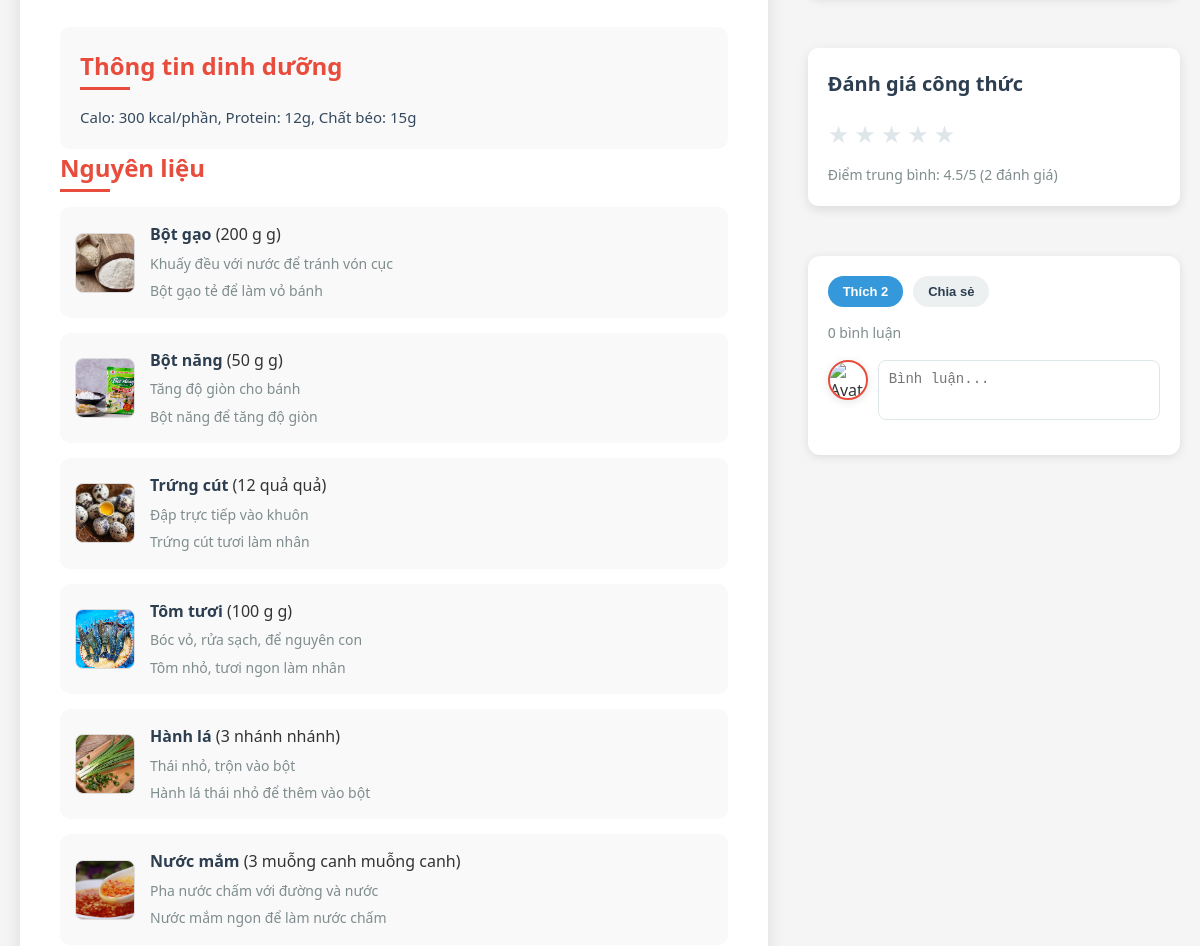
The page /CongThucV2.php?id=85 (middle part) on the database as committed earlier.
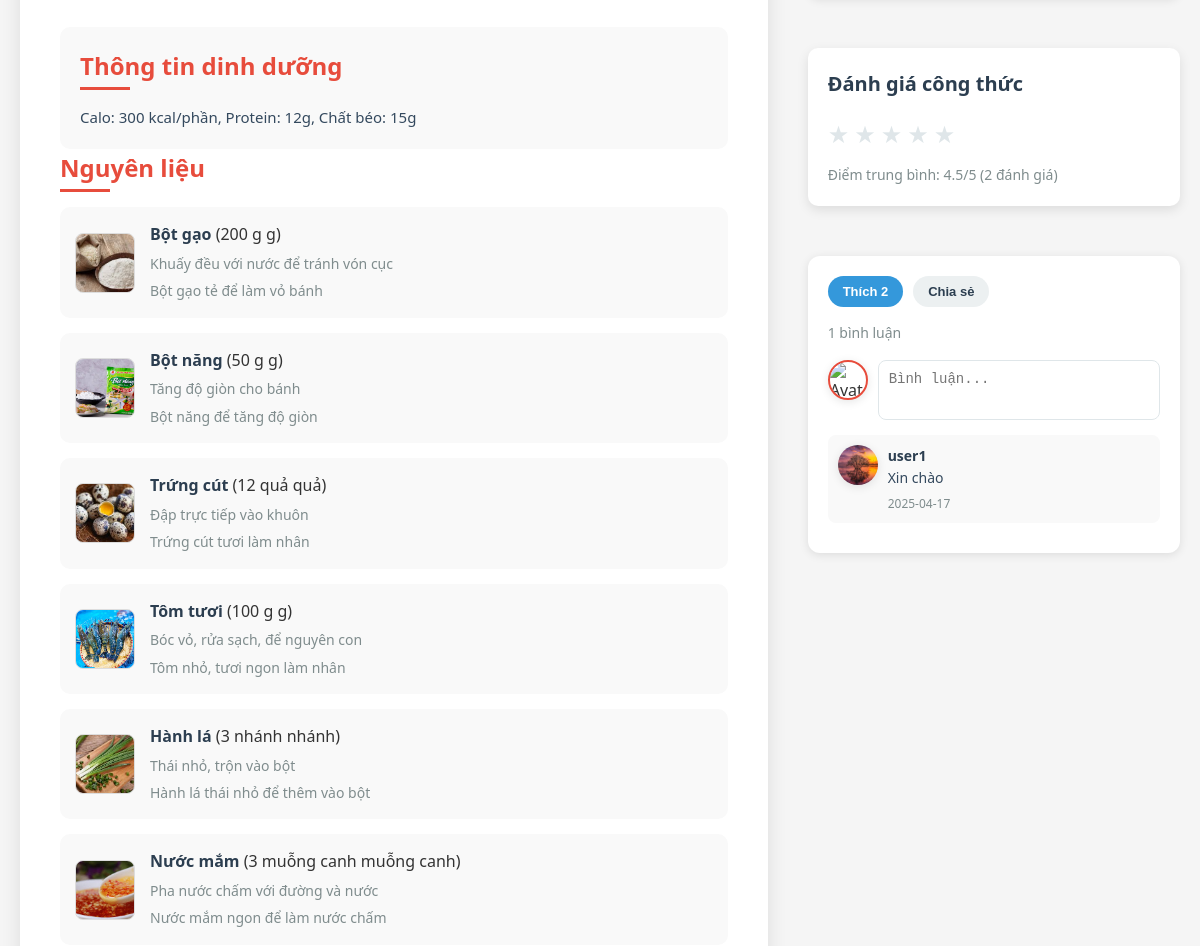
The same page on the database as committed later.
### tables this page shows
CREATE TABLE `congthuc_nguyenlieu` (
  `id` int(11) NOT NULL,
  `baiviet_id` int(11) NOT NULL,
  `nguyenlieu_id` int(11) NOT NULL,
  `so_luong` varchar(50) DEFAULT NULL,
  `ghi_chu` text DEFAULT NULL
);

CREATE TABLE `nguyenlieu` (
  `id` int(11) NOT NULL,
  `ten` varchar(100) NOT NULL,
  `mota` text DEFAULT NULL,
  `anh_minh_hoa` varchar(255) DEFAULT NULL,
  `don_vi` varchar(50) DEFAULT NULL COMMENT 'Đơn vị đo lường (kg, gram, muỗng canh,...)'
);

CREATE TABLE `binhluan` (
  `id` int(11) NOT NULL,
  `noidung` text NOT NULL,
  `baiviet_id` int(11) NOT NULL,
  `nguoidung_id` int(11) NOT NULL,
  `thoi_gian` date DEFAULT curdate()
);

CREATE TABLE `nguoidung` (
  `id` int(11) NOT NULL,
  `ten` varchar(100) NOT NULL,
  `email` varchar(100) NOT NULL,
  `matkhau` varchar(255) NOT NULL,
  `avatar` varchar(255) DEFAULT NULL,
  `vai_tro` enum('admin','author','user') NOT NULL,
  `ngay_dang_ky` date DEFAULT curdate(),
  `trang_thai` tinyint(4) DEFAULT 0
);

### CongThucV2.php (the view, shortened to what the changed rows need)
<?php
require_once 'config/database.php';
$baiviet_id = isset($_GET['id']) ? (int)$_GET['id'] : 0;
$stmt = $conn->prepare("
    SELECT cn.so_luong, cn.ghi_chu, n.ten AS nguyenlieu, n.mota, n.anh_minh_hoa, n.don_vi
    FROM congthuc_nguyenlieu cn
    JOIN nguyenlieu n ON cn.nguyenlieu_id = n.id
    WHERE cn.baiviet_id = ?
");
$stmt->execute([$baiviet_id]);
$nguyenlieu = $stmt->fetchAll(PDO::FETCH_ASSOC);
$stmt = $conn->prepare("
    SELECT bl.id, bl.noidung, bl.thoi_gian, n.ten AS nguoidung_ten, n.avatar
    FROM binhluan bl
    JOIN nguoidung n ON bl.nguoidung_id = n.id
    WHERE bl.baiviet_id = ?
    ORDER BY bl.thoi_gian DESC
");
$stmt->execute([$baiviet_id]);
$comments = $stmt->fetchAll(PDO::FETCH_ASSOC);
$stmt = $conn->prepare("SELECT COUNT(*) AS luot_thich FROM thich WHERE baiviet_id = ?");
$stmt->execute([$baiviet_id]);
$luot_thich = $stmt->fetch(PDO::FETCH_ASSOC)['luot_thich'];
?>
<?php include 'includes/header.php'; ?>
<div class="recipe-container">
    <div class="recipe-content">
        <div class="ingredients">
            <ul>
                <?php foreach ($nguyenlieu as $item): ?>
                    <li>
                        <?php if ($item['anh_minh_hoa']): ?>
                            <img src="<?php echo htmlspecialchars($item['anh_minh_hoa']); ?>" alt="<?php echo htmlspecialchars($item['nguyenlieu']); ?>">
                        <?php endif; ?>
                        <div class="info">
                            <strong><?php echo htmlspecialchars($item['nguyenlieu']); ?></strong>
                            (<?php echo htmlspecialchars($item['so_luong']); ?> <?php echo htmlspecialchars($item['don_vi']); ?>)
                            <?php if ($item['ghi_chu']): ?>
                                <p class="note"><?php echo htmlspecialchars($item['ghi_chu']); ?></p>
                            <?php endif; ?>
                            <?php if ($item['mota']): ?>
                                <p class="mota"><?php echo htmlspecialchars($item['mota']); ?></p>
                            <?php endif; ?>
                        </div>
                    </li>
                <?php endforeach; ?>
            </ul>
        </div>
    </div>
    <div class="recipe-sidebar">
        <div class="rating-section">
            <div class="rating-stars" data-baiviet-id="<?php echo $baiviet_id; ?>">
                <?php for ($i = 1; $i <= 5; $i++): ?>
                    <span class="star" data-value="<?php echo $i; ?>">★</span>
                <?php endfor; ?>
            </div>
        </div>
        <div class="comment-section">
            <div class="comment-actions">
                <button class="like-btn">Thích <?php echo $luot_thich; ?></button>
                <button class="share-btn">Chia sẻ</button>
            </div>
            <div class="comment-count">
                <?php echo count($comments); ?> bình luận
            </div>
            <div class="comment-form">
                <?php
                $user_avatar = 'assets/images/default-avatar.jpg';
                ?>
    <img src="<?php echo $user_avatar; ?>" alt="Avatar">
    <textarea placeholder="Bình luận..." id="comment-content"></textarea>
</div>
            <div class="comment-list">
                <?php foreach ($comments as $comment): ?>
                    <div class="comment">
                        <img src="<?php echo $comment['avatar'] ? htmlspecialchars($comment['avatar']) : 'assets/images/default-avatar.jpg'; ?>" alt="Avatar">
                        <div class="comment-content">
                            <p><strong><?php echo htmlspecialchars($comment['nguoidung_ten']); ?></strong></p>
                            <p><?php echo htmlspecialchars($comment['noidung']); ?></p>
                            <div class="meta"><?php echo $comment['thoi_gian']; ?></div>
                        </div>
                    </div>
                <?php endforeach; ?>
            </div>
        </div>
    </div>
</div>
</body>
</html>

Rows that differ between the two databases and show on the page:
added binhluan: nguoidung.avatar (picture), nguoidung.ten "user1", noidung "Xin chào", thoi_gian "2025-04-17"
Other text that changed with them:
count($comments): "0" → "1"
